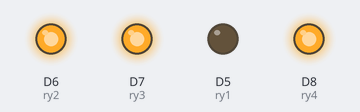
Simulated run of this sketch. Board: ESP8266 (NodeMCU). On the bench: output pins drawn as LEDs (lit = HIGH).

Above: at 0.5 s.
At 1.5 s:
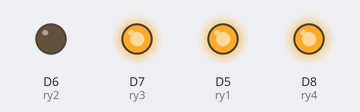
At 2.5 s:
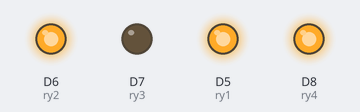
At 3.5 s:
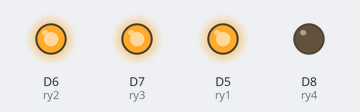
Timing chart, 0 to 5.2 s (numbered marks = the images above):
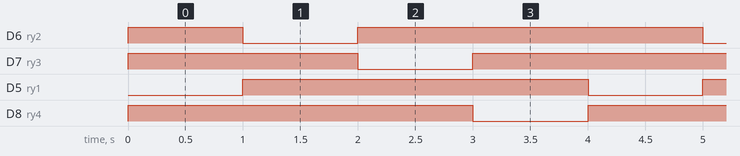

The sketch:

esp8266-blink.ino
```cpp
int ry1 = D5;
int ry2 = D6;
int ry3 = D7;
int ry4 = D8;


void setup()
{
  pinMode(ry1,OUTPUT);
  pinMode(ry2,OUTPUT);
  pinMode(ry3,OUTPUT);
  pinMode(ry4,OUTPUT);
}
void loop()
{
   digitalWrite(ry1,LOW);
   digitalWrite(ry2,HIGH);
   digitalWrite(ry3,HIGH);
   digitalWrite(ry4,HIGH);
   delay(1000);
   digitalWrite(ry1,HIGH);
   digitalWrite(ry2,LOW);
   digitalWrite(ry3,HIGH);
   digitalWrite(ry4,HIGH);
   delay(1000);
   digitalWrite(ry1,HIGH);
   digitalWrite(ry2,HIGH);
   digitalWrite(ry3,LOW);
   digitalWrite(ry4,HIGH);
   delay(1000);
   digitalWrite(ry1,HIGH);
   digitalWrite(ry2,HIGH);
   digitalWrite(ry3,HIGH);
   digitalWrite(ry4,LOW);
   delay(1000);

}
```

Measured:
- by itself, D6 (ry2), D7 (ry3): repeats every 4.0 s: LOW 1.0 s, HIGH 3.0 s
- by itself, D5 (ry1), D8 (ry4): alternates HIGH for 3.0 s and LOW for 1.0 s
- by itself, everything shown: repeats every 4.0 s, in 4 steps
